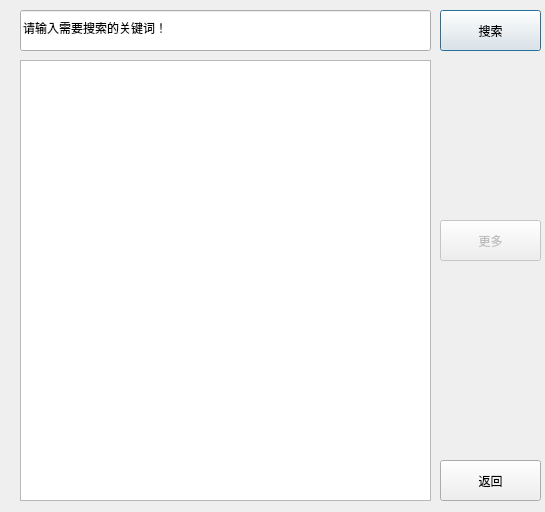
<?xml version="1.0" encoding="UTF-8"?>
<ui version="4.0">
 <class>FuzzSearch</class>
 <widget class="QDialog" name="FuzzSearch">
  <property name="geometry">
   <rect>
    <x>0</x>
    <y>0</y>
    <width>545</width>
    <height>512</height>
   </rect>
  </property>
  <property name="windowTitle">
   <string>Dialog</string>
  </property>
  <widget class="QPushButton" name="search">
   <property name="geometry">
    <rect>
     <x>440</x>
     <y>10</y>
     <width>101</width>
     <height>41</height>
    </rect>
   </property>
   <property name="text">
    <string>搜索</string>
   </property>
  </widget>
  <widget class="QPushButton" name="exit">
   <property name="geometry">
    <rect>
     <x>440</x>
     <y>460</y>
     <width>101</width>
     <height>41</height>
    </rect>
   </property>
   <property name="text">
    <string>返回</string>
   </property>
  </widget>
  <widget class="QListWidget" name="resultlist">
   <property name="geometry">
    <rect>
     <x>20</x>
     <y>60</y>
     <width>411</width>
     <height>441</height>
    </rect>
   </property>
  </widget>
  <widget class="QLineEdit" name="fuzzinput">
   <property name="geometry">
    <rect>
     <x>20</x>
     <y>10</y>
     <width>411</width>
     <height>41</height>
    </rect>
   </property>
   <property name="text">
    <string>请输入需要搜索的关键词！</string>
   </property>
  </widget>
  <widget class="QPushButton" name="more">
   <property name="enabled">
    <bool>false</bool>
   </property>
   <property name="geometry">
    <rect>
     <x>440</x>
     <y>220</y>
     <width>101</width>
     <height>41</height>
    </rect>
   </property>
   <property name="text">
    <string>更多</string>
   </property>
  </widget>
 </widget>
 <resources/>
 <connections/>
</ui>
